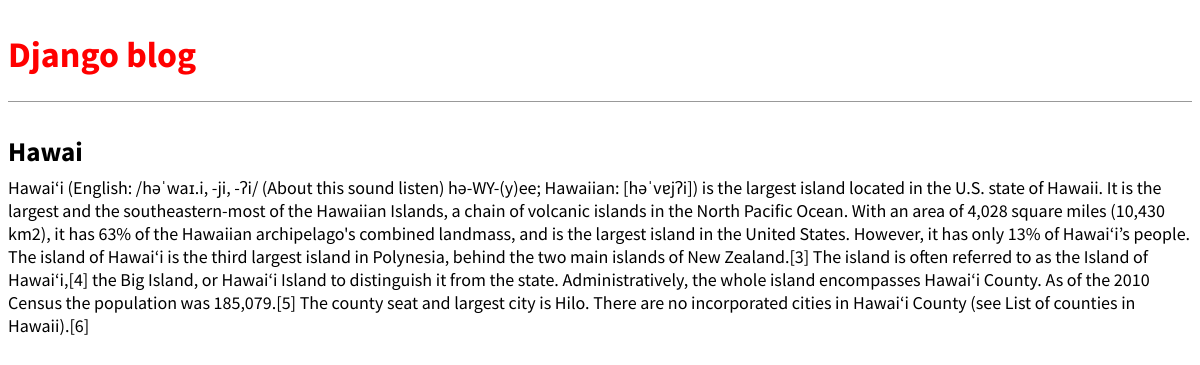
The app's page /post/2/ with its own data.
### blog/models.py (models this page shows, shortened)
class Post(models.Model):
    title = models.CharField(max_length=200)
    author = models.ForeignKey(
            'auth.User',
            on_delete=models.CASCADE,
    )
    body = models.TextField()

### blog/views.py (the view)
# urls.py: path('post/<int:pk>/', views.BlogDetailView.as_view(), name='post_detail'),
class BlogDetailView(DetailView):
    model = Post
    template_name = 'post_detail.html'
    context_object_name = 'anything_you_want'

### templates/post_detail.html
{% extends 'base.html' %}
{% block content %}
   <div class="post-entry">
     <h2>{{ anything_you_want.title }}</h2>
     <p>{{ anything_you_want.body }}</p>
   </div>
 {% endblock content %}

### static/css/base.css (style rules this page uses)
body { font-family: 'Source Sans Pro', sans-serif; font-size: 18px; }
.post-entry { margin-bottom: 2rem; }
.post-entry h2 { margin: .5rem 0; }
.post-entry p { margin: 0; font-weight: 400; }

### records on screen
Post: title "Hawai", body "Hawaiʻi (English: /həˈwaɪ.i, -ji, -ʔi/ (About this sound listen) hə-WY-(y)ee; Hawaiian: [həˈvɐjʔi]) is the largest island located in the U.S. state of Hawaii. It is the largest and the southeastern-most of the Hawaiian Islands, a chain of volcanic islands in the North Pacific Ocean. With an area of 4,028 square miles (10,430 km2), it has 63% of the Hawaiian archipelago's combined landmass, and is the largest island in the United States. However, it has only 13% of Hawaiʻi’s people. The island of Hawaiʻi is the third largest island in Polynesia, behind the two main islands of New Zealand.[3] The island is often referred to as the Island of Hawaiʻi,[4] the Big Island, or Hawaiʻi Island to…"
